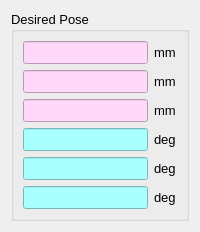
          <widget class="QWidget" name="page_4">
           <layout class="QHBoxLayout" name="horizontalLayout_30">
            <item>
             <widget class="QGroupBox" name="groupBox_19">
              <property name="font">
               <font>
                <pointsize>10</pointsize>
               </font>
              </property>
              <property name="title">
               <string>Desired Pose </string>
              </property>
              <layout class="QHBoxLayout" name="horizontalLayout_18">
               <item>
                <layout class="QFormLayout" name="formLayout_14">
                 <item row="0" column="0">
                  <widget class="QLineEdit" name="lineEdit_158">
                   <property name="styleSheet">
                    <string notr="true">background-color: rgb(255, 216, 250);</string>
                   </property>
                   <property name="alignment">
                    <set>Qt::AlignRight|Qt::AlignTrailing|Qt::AlignVCenter</set>
                   </property>
                   <property name="readOnly">
                    <bool>true</bool>
                   </property>
                  </widget>
                 </item>
                 <item row="0" column="1">
                  <widget class="QLabel" name="label_101">
                   <property name="text">
                    <string>mm</string>
                   </property>
                  </widget>
                 </item>
                 <item row="1" column="0">
                  <widget class="QLineEdit" name="lineEdit_159">
                   <property name="styleSheet">
                    <string notr="true">background-color: rgb(255, 216, 250);
</string>
                   </property>
                   <property name="alignment">
                    <set>Qt::AlignRight|Qt::AlignTrailing|Qt::AlignVCenter</set>
                   </property>
                   <property name="readOnly">
                    <bool>true</bool>
                   </property>
                  </widget>
                 </item>
                 <item row="1" column="1">
                  <widget class="QLabel" name="label_102">
                   <property name="text">
                    <string>mm</string>
                   </property>
                  </widget>
                 </item>
                 <item row="2" column="0">
                  <widget class="QLineEdit" name="lineEdit_160">
                   <property name="styleSheet">
                    <string notr="true">background-color: rgb(255, 216, 250);</string>
                   </property>
                   <property name="alignment">
                    <set>Qt::AlignRight|Qt::AlignTrailing|Qt::AlignVCenter</set>
                   </property>
                   <property name="readOnly">
                    <bool>true</bool>
                   </property>
                  </widget>
                 </item>
                 <item row="2" column="1">
                  <widget class="QLabel" name="label_103">
                   <property name="text">
                    <string>mm</string>
                   </property>
                  </widget>
                 </item>
                 <item row="3" column="0">
                  <widget class="QLineEdit" name="lineEdit_161">
                   <property name="cursor">
                    <cursorShape>IBeamCursor</cursorShape>
                   </property>
                   <property name="styleSheet">
                    <string notr="true">background-color: rgb(170, 255, 255);</string>
                   </property>
                   <property name="alignment">
                    <set>Qt::AlignRight|Qt::AlignTrailing|Qt::AlignVCenter</set>
                   </property>
                   <property name="readOnly">
                    <bool>true</bool>
                   </property>
                  </widget>
                 </item>
                 <item row="3" column="1">
                  <widget class="QLabel" name="label_104">
                   <property name="text">
                    <string>deg</string>
                   </property>
                  </widget>
                 </item>
                 <item row="4" column="0">
                  <widget class="QLineEdit" name="lineEdit_162">
                   <property name="cursor">
                    <cursorShape>IBeamCursor</cursorShape>
                   </property>
                   <property name="styleSheet">
                    <string notr="true">background-color: rgb(170, 255, 255);</string>
                   </property>
                   <property name="alignment">
                    <set>Qt::AlignRight|Qt::AlignTrailing|Qt::AlignVCenter</set>
                   </property>
                   <property name="readOnly">
                    <bool>true</bool>
                   </property>
                  </widget>
                 </item>
                 <item row="4" column="1">
                  <widget class="QLabel" name="label_105">
                   <property name="text">
                    <string>deg</string>
                   </property>
                  </widget>
                 </item>
                 <item row="5" column="0">
                  <widget class="QLineEdit" name="lineEdit_163">
                   <property name="cursor">
                    <cursorShape>IBeamCursor</cursorShape>
                   </property>
                   <property name="styleSheet">
                    <string notr="true">background-color: rgb(170, 255, 255);</string>
                   </property>
                   <property name="alignment">
                    <set>Qt::AlignRight|Qt::AlignTrailing|Qt::AlignVCenter</set>
                   </property>
                   <property name="readOnly">
                    <bool>true</bool>
                   </property>
                  </widget>
                 </item>
                 <item row="5" column="1">
                  <widget class="QLabel" name="label_106">
                   <property name="text">
                    <string>deg</string>
                   </property>
                  </widget>
                 </item>
                </layout>
               </item>
              </layout>
             </widget>
            </item>
           </layout>
          </widget>
